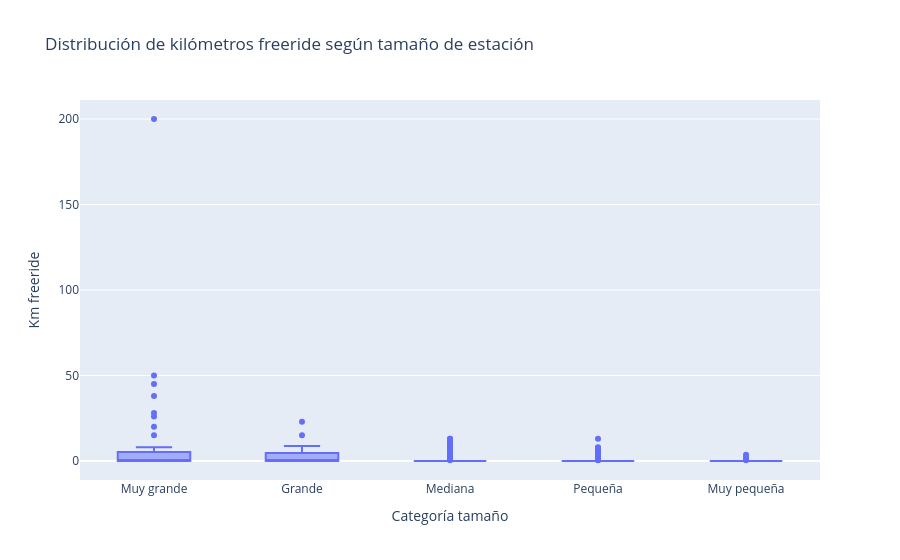

Write notebook code for a chart like this one.
### Code cell
fig = px.box(
    df,
    x="Categoría tamaño",
    y="Km freeride",
    title="Distribución de kilómetros freeride según tamaño de estación"
)

fig.show()

### Figure 1 — Plotly figure (JSON) as saved in the notebook; plotly's stock layout.template omitted (floating-point values rounded to 4 significant figures; data arrays with more than 128 entries replaced by an {"elided": "..."} marker saying what was removed)
{"data": [{"alignmentgroup": "True", "hovertemplate": "Categoría tamaño=%{x}<br>Km freeride=%{y}<extra></extra>", "legendgroup": "", "marker": {"color": "#636efa"}, "name": "", "notched": false, "offsetgroup": "", "orientation": "v", "showlegend": false, "type": "box", "x": {"elided": "5469 str values"}, "x0": " ", "xaxis": "x", "y": {"elided": "5469 float values"}, "y0": " ", "yaxis": "y"}], "layout": {"boxmode": "group", "legend": {"tracegroupgap": 0}, "title": {"text": "Distribución de kilómetros freeride según tamaño de estación"}, "xaxis": {"anchor": "y", "domain": [0, 1], "title": {"text": "Categoría tamaño"}}, "yaxis": {"anchor": "x", "domain": [0, 1], "title": {"text": "Km freeride"}}}}
